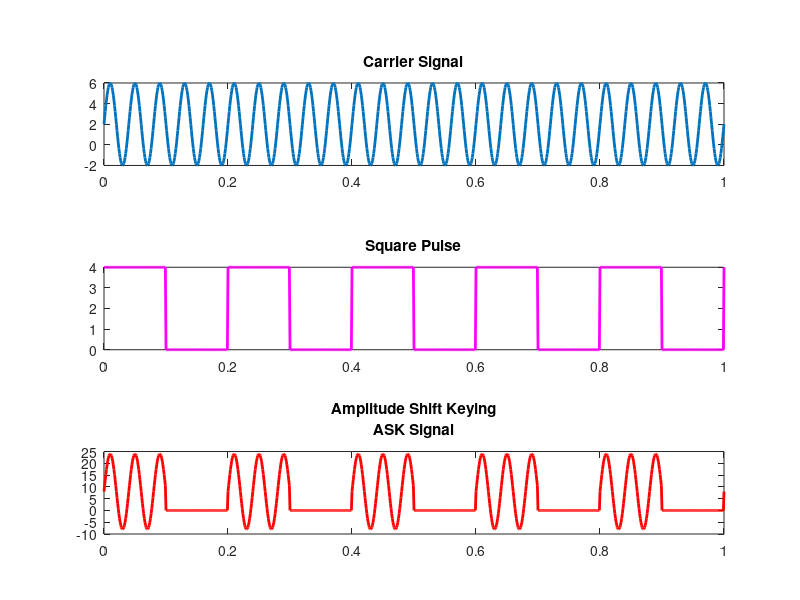

This chart was generated by the following MATLAB code:
f1 = 25;
f2 = 5;
t = 0 : 0.001 : 1;
A = 4;

x = A .* sin(2*pi*f1*t) + (A/2);
u = A/2 .* square(2*pi*f2*t) + (A/2);
v = x .* u;

subplot(3, 1, 1);
plot(t, x, 'LineWidth', 2);
title('Carrier Signal');

subplot(3, 1, 2);
plot(t, u, 'm', 'LineWidth', 2);
title('Square Pulse');

subplot(3, 1, 3);
plot(t, v, 'r', 'LineWidth', 2);
title({'Amplitude Shift Keying';'ASK Signal'});

print ('Exp7_1','-dpdf','-fillpage');
